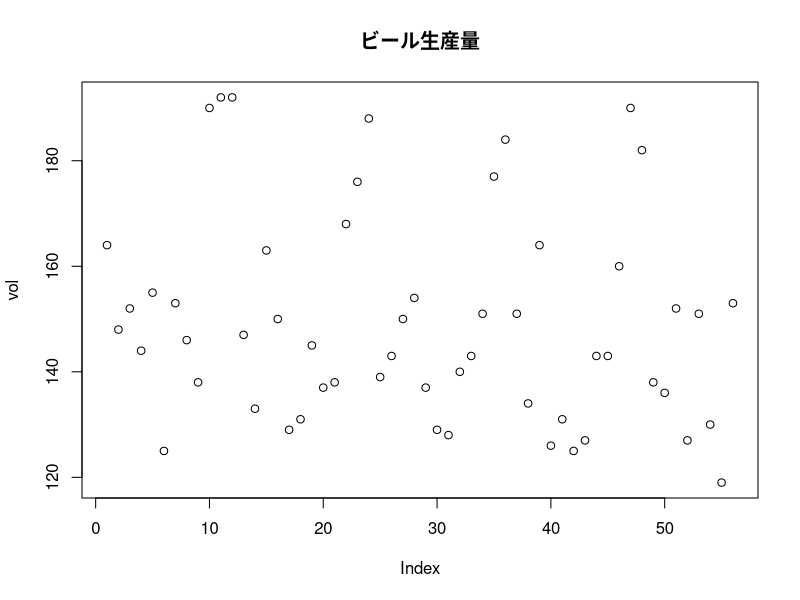
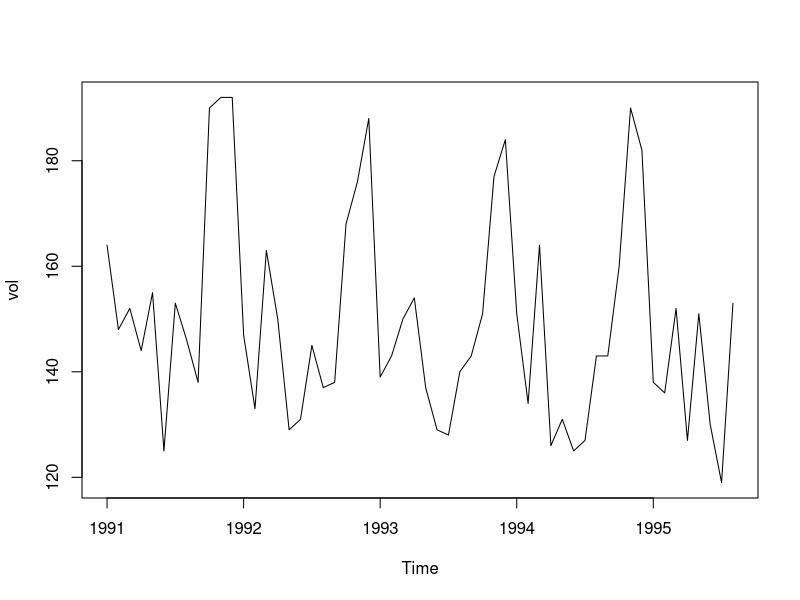
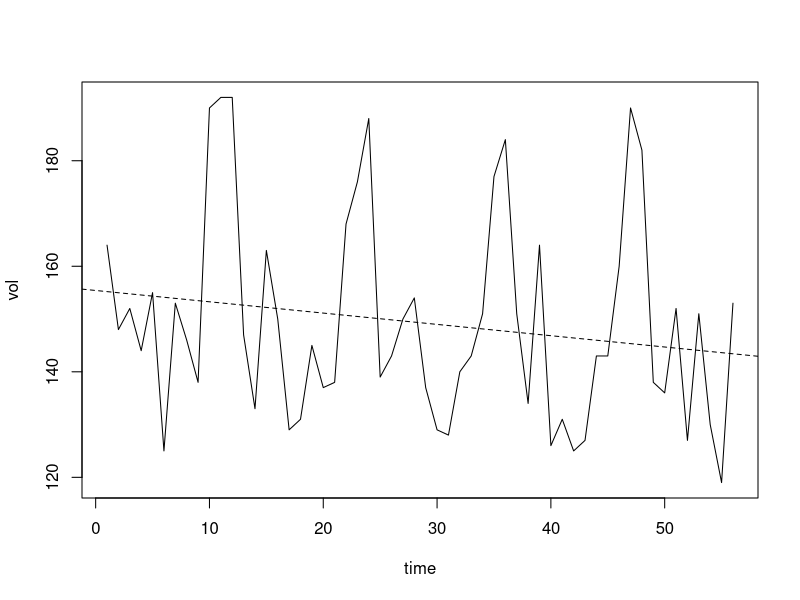
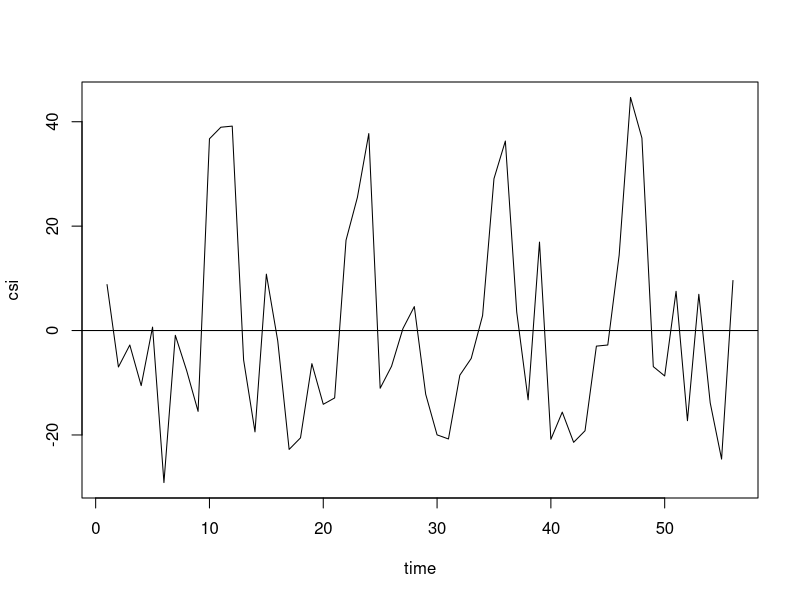
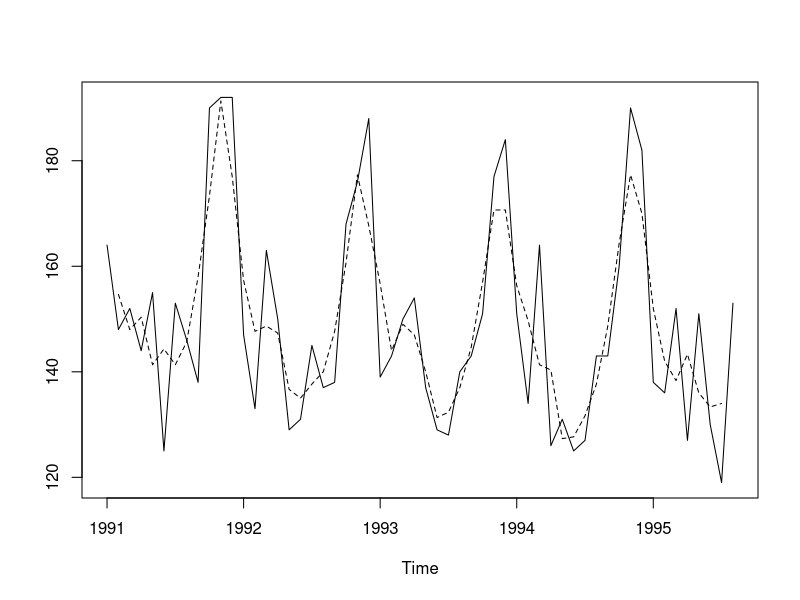
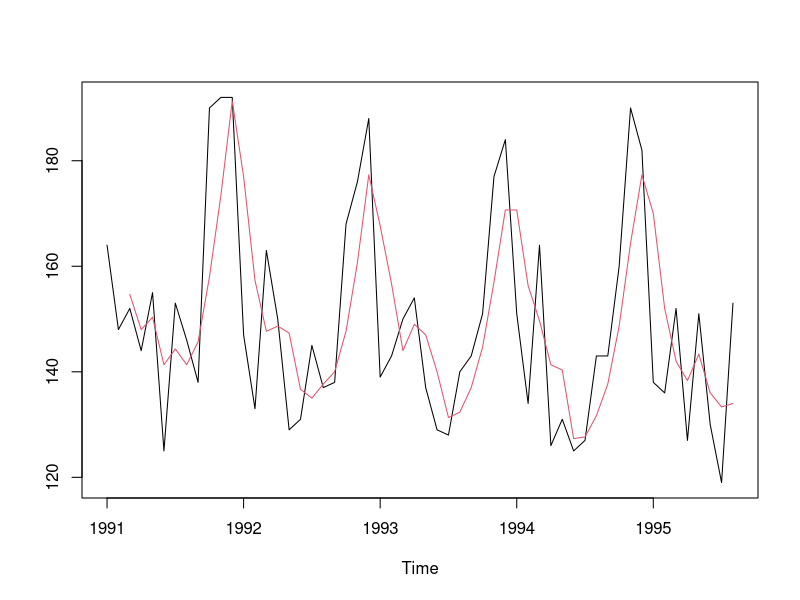
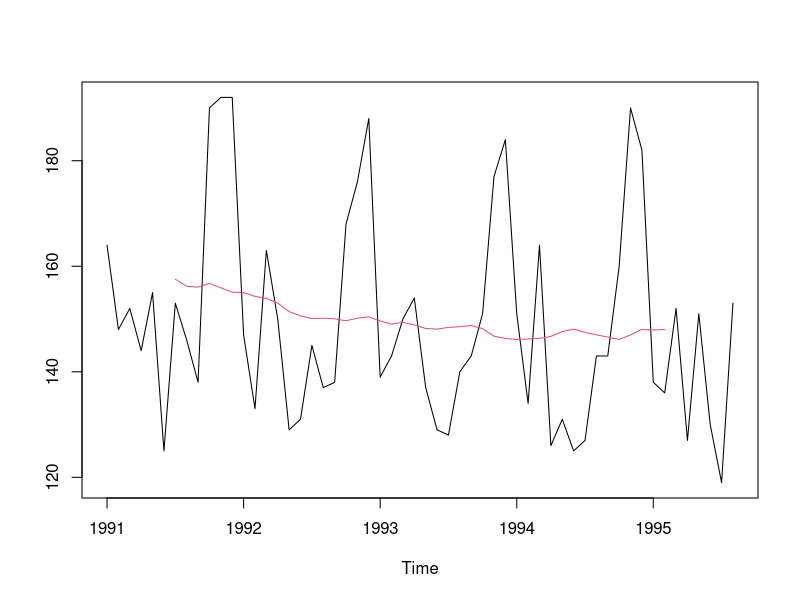
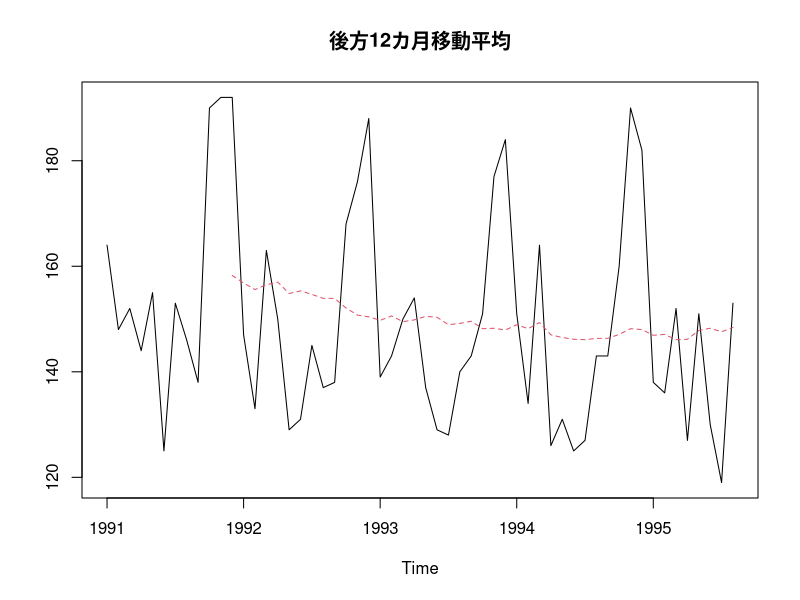

These charts were generated, in order, by the following R code:
## ---- chunk 1
dir()
data0 <- read.csv(file="AustralianBeerProduction.csv")
dim(data0)
head(data0)
## ---- chunk 2
vol <- data0$vol
plot(vol,main="ビール生産量")
vol <- ts(vol,freq=12,start=c(1991,1))
plot(vol)
## ---- chunk 3
time <- seq(1,56)
keikou <- lm(vol ~ time)
plot(time,vol,type="l")　# 散布図は見づらいのでtype="l"にする
abline(keikou,lty=2)
## ---- chunk 4
csi <- residuals(keikou)
plot(time,csi,type="l") 
abline(h=0) # 目盛がゼロの位置に水平線をひく
## ---- chunk 5
ma3 <- rep(1/3,3)
vol.ma3 <- filter(vol,ma3) # 3個とって平均をとる計算。中止にどう平均
head(vol)
head(vol.ma3)
ts.plot(vol,vol.ma3,lty=c(1,2))
## ---- chunk 6
vol.ma3.kouhou <- filter(vol,ma3,s=1)
head(vol)
head(vol.ma3.kouhou)
tail(vol)
tail(vol.ma3.kouhou)
ts.plot(vol,vol.ma3.kouhou,col=c(1,2))
## ---- chunk 7
wgt13 <- c(1/24,rep(1/12,11),1/24)　#　13項加重移動平均のウェイト
vol.ma13 <- filter(vol,filter=wgt13,side=2)
ts.plot(vol,vol.ma13,col=c(1,2))
## ---- chunk 8
ma12 <- rep(1/12,12)
vol.ma12.kouhou <- filter(vol,ma12,s=1)
ts.plot(vol,vol.ma12.kouhou,col=c(1,2),lty=c(1,2),main="後方12カ月移動平均")
## ---- chunk 9
bunkai <- decompose(vol)
plot(bunkai)
# どんな結果が計算されたのか。諸々の結果の名前を確認する
names(bunkai)
## ---- chunk 10
bunkai$seasonal
bunkai$random
